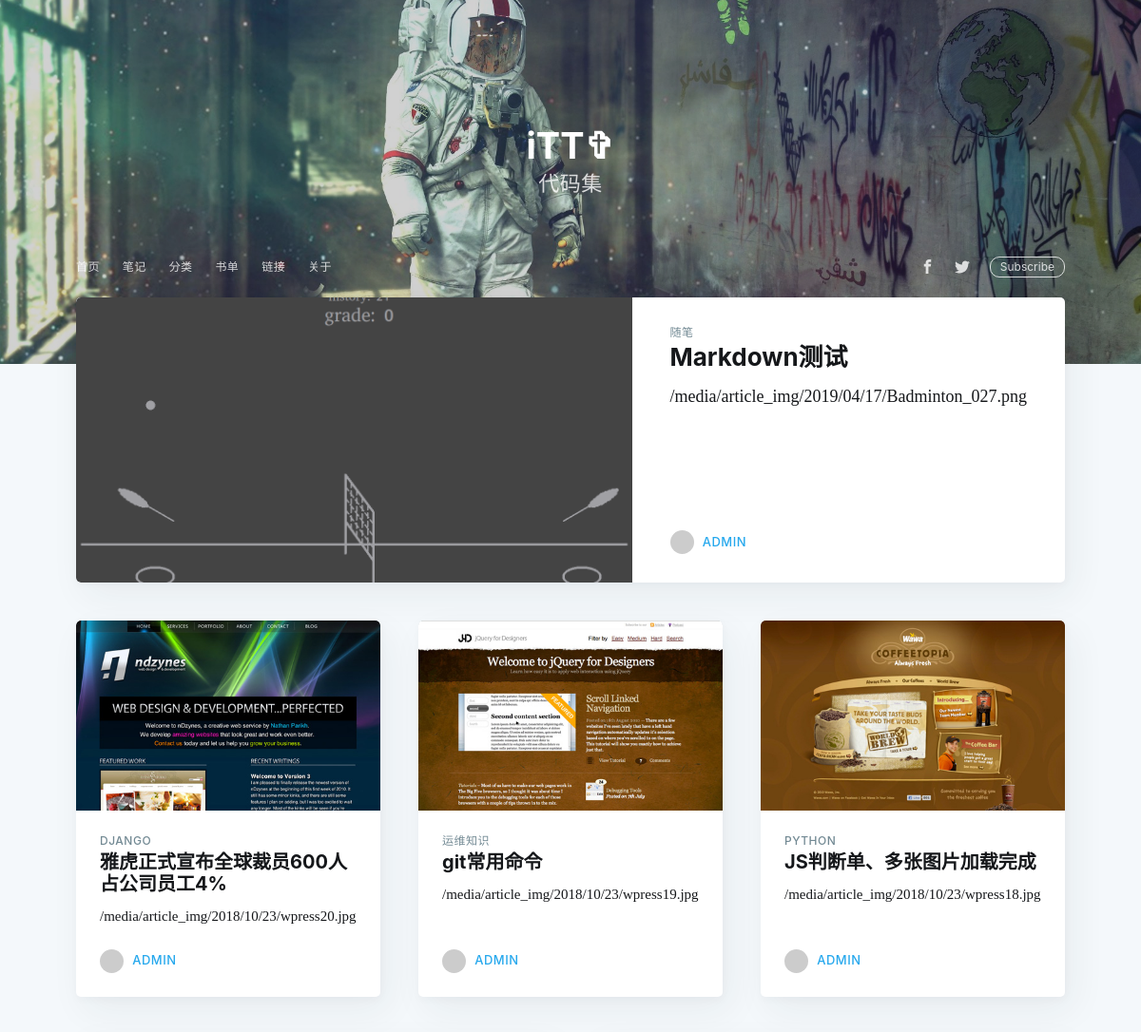
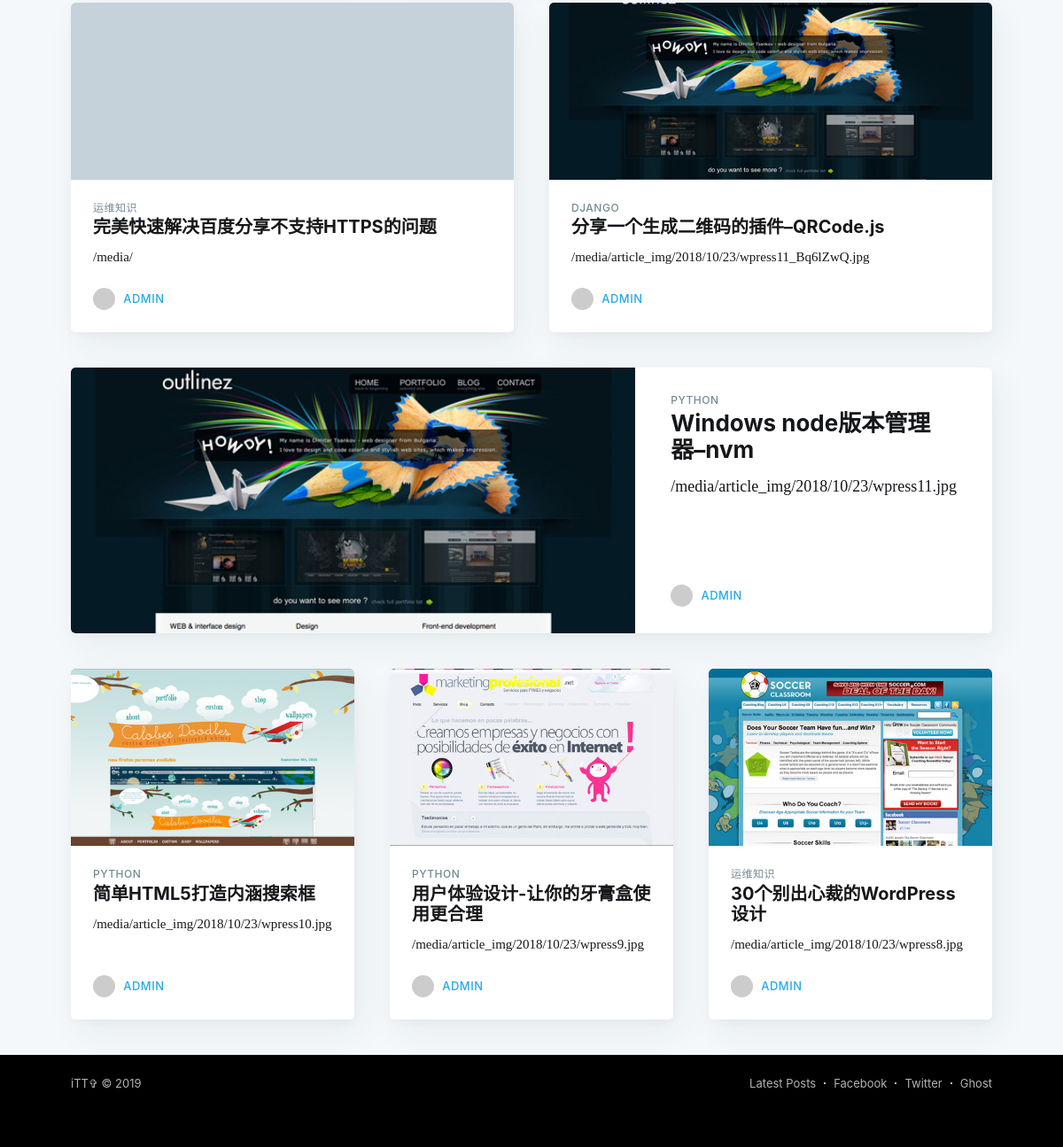
The page / on the database its author committed (2 pictures, top to bottom).
### blog/models.py (models this page shows, shortened)
class Article(models.Model):
    title = models.CharField('标题', max_length=70)
    excerpt = models.TextField('摘要', max_length=200, blank=True)
    category = models.ForeignKey(Category, on_delete=models.DO_NOTHING, verbose_name='分类', blank=True, null=True)
    tags = models.ManyToManyField(Tag, verbose_name='标签', blank=True)
    img = models.ImageField(upload_to='article_img/%Y/%m/%d/', verbose_name='文章图片', blank=True, null=True)
    body = models.TextField()
    user = models.ForeignKey(User, on_delete=models.CASCADE, verbose_name='作者')
    """
    文章作者，这里User是从django.contrib.auth.models导入的。
    这里我们通过ForeignKey 把文章和 User 关联了起来
    """
    views = models.PositiveIntegerField('阅读量', default=0)
    tui = models.ForeignKey(Tui, on_delete=models.DO_NOTHING, verbose_name='推荐位', blank=True, null=True)
    created_time = models.DateTimeField('发布时间', auto_now_add=True)
    modified_time = models.DateTimeField('修改时间', auto_now=True)
    class Meta:
        verbose_name = '文章'
        verbose_name_plural = verbose_name

class Category(models.Model):
    name = models.CharField('博客分类', max_length=100)
    index = models.IntegerField(default=999, verbose_name='分类排序')
    class Meta:
        verbose_name = '博客分类'
        verbose_name_plural = verbose_name

### blog/views.py (the view)
# urls.py: path('', views.index, name='index'),  # 默认index.html,输入url后默认匹配这一行，由views.hello函数返回一个HttpResponse对象
def index(request):
    allbanner = Banner.objects.filter(is_active=True)[:4]  # 幻灯片数据
    alltui = Article.objects.filter(tui__id=1)[:3]
    newarticle = Article.objects.all().order_by('-id')[:10]
    hotarticle = Article.objects.all().order_by('views')[:6]
    link = Link.objects.all()
    return render(request, "index.html", locals())

### blog/views.py (called while the page is built)
def global_variable(request):
    rightTui = Article.objects.filter(tui__id=2)[:6]
    alltags = Tag.objects.all()
    allcategory = Category.objects.all()
    return locals()

### templates/index.html
{% extends "base.html" %}
{% block head %}
<body class="home-template">
<div class="site-wrapper">
<header class="site-header outer " style="background-image: url({% url 'index' %}static/picture/bg.jpg)">
<div class="inner">
<div class="site-header-content">
<h1 class="site-title">
iTT✞
</h1>
<h2 class="site-description">代码集</h2>
</div>
<nav class="site-nav">
<div class="site-nav-left">
<ul class="nav" role="menu">
<li class="nav-" role="menuitem"><a href="{% url 'index' %}">首页</a></li>
<li class="nav-" role="menuitem"><a href="https://hooray1998.github.io/note">笔记</a></li>
<li class="nav-" role="menuitem"><a href="{% url 'index' %}category">分类</a></li>
<li class="nav-" role="menuitem"><a href="{% url 'index' %}book">书单</a></li>
<li class="nav-" role="menuitem"><a href="{% url 'index' %}link">链接</a></li>
<li class="nav-" role="menuitem"><a href="{% url 'index' %}about">关于</a></li>
</ul>
</div>
{% endblock %}
{% block heart %}
<div class="post-feed">
{% for a in newarticle %}
    <article class="post-card post tag-algorithm">
    <a class="post-card-image-link" href="{% url 'index' %}show-{{ a.id }}.html">
    <div class="post-card-image" style="background-image: url({% url 'index' %}static/{{ a.img }})"></div>
    </a>
    <div class="post-card-content">
    <a class="post-card-content-link" href="{% url 'index' %}show-{{ a.id }}.html">
    <header class="post-card-header">
    <span class="post-card-tags">{{ a.category.name }}</span>
    <h2 class="post-card-title">{{ a.title }}</h2>
    </header>
    <section class="post-card-excerpt">
    <p>{% url 'index' %}media/{{ a.img }}</p>
    </section>
    </a>
    <footer class="post-card-meta">
    <img class="author-profile-image" src="https://www.gravatar.com/avatar/165b4e01e20d7a5812e565695d1db79e?s=250&amp;d=mm&amp;r=x" alt="Hooray" />
    <span class="post-card-author"><a href="author.html">{{ a.user }}</a></span>
    </footer>
    </div>
    </article>
{% endfor %}
{% endblock %}

### rows shown on the page
Article: img (picture), category.name "随笔", title "Markdown测试", url "/", img "article_img/2019/04/17/Badminton_027.png", user "ADMIN"
Article: img (picture), category.name "DJANGO", title "雅虎正式宣布全球裁员600人 占公司员工4%", url "/", img "article_img/2018/10/23/wpress20.jpg", user "ADMIN"
Article: img (picture), category.name "运维知识", title "git常用命令", url "/", img "article_img/2018/10/23/wpress19.jpg", user "ADMIN"
Article: img (picture), category.name "PYTHON", title "JS判断单、多张图片加载完成", url "/", img "article_img/2018/10/23/wpress18.jpg", user "ADMIN"
Article: category.name "运维知识", title "完美快速解决百度分享不支持HTTPS的问题", url "/", user "ADMIN"
Article: img (picture), category.name "DJANGO", title "分享一个生成二维码的插件–QRCode.js", url "/", img "article_img/2018/10/23/wpress11_Bq6lZwQ.jpg", user "ADMIN"
Article: img (picture), category.name "PYTHON", title "Windows node版本管理器–nvm", url "/", img "article_img/2018/10/23/wpress11.jpg", user "ADMIN"
Article: img (picture), category.name "PYTHON", title "简单HTML5打造内涵搜索框", url "/", img "article_img/2018/10/23/wpress10.jpg", user "ADMIN"
Article: img (picture), category.name "PYTHON", title "用户体验设计-让你的牙膏盒使用更合理", url "/", img "article_img/2018/10/23/wpress9.jpg", user "ADMIN"
Article: img (picture), category.name "运维知识", title "30个别出心裁的WordPress设计", url "/", img "article_img/2018/10/23/wpress8.jpg", user "ADMIN"
